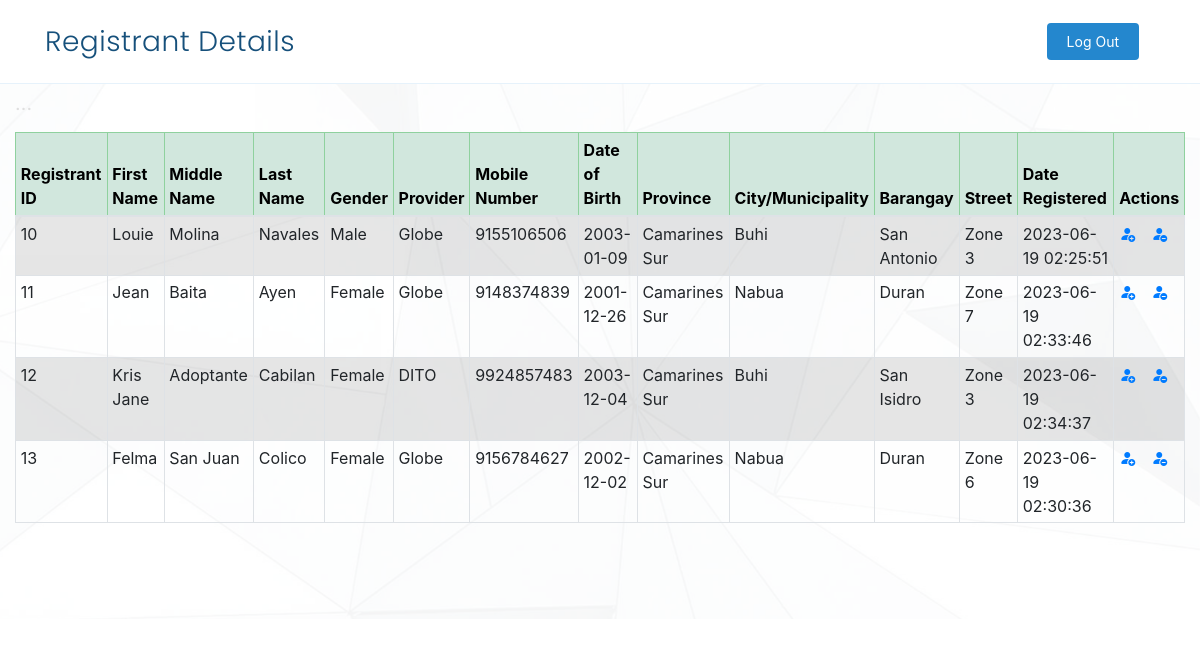
Page /admin.php (signed in) on the earlier database version.
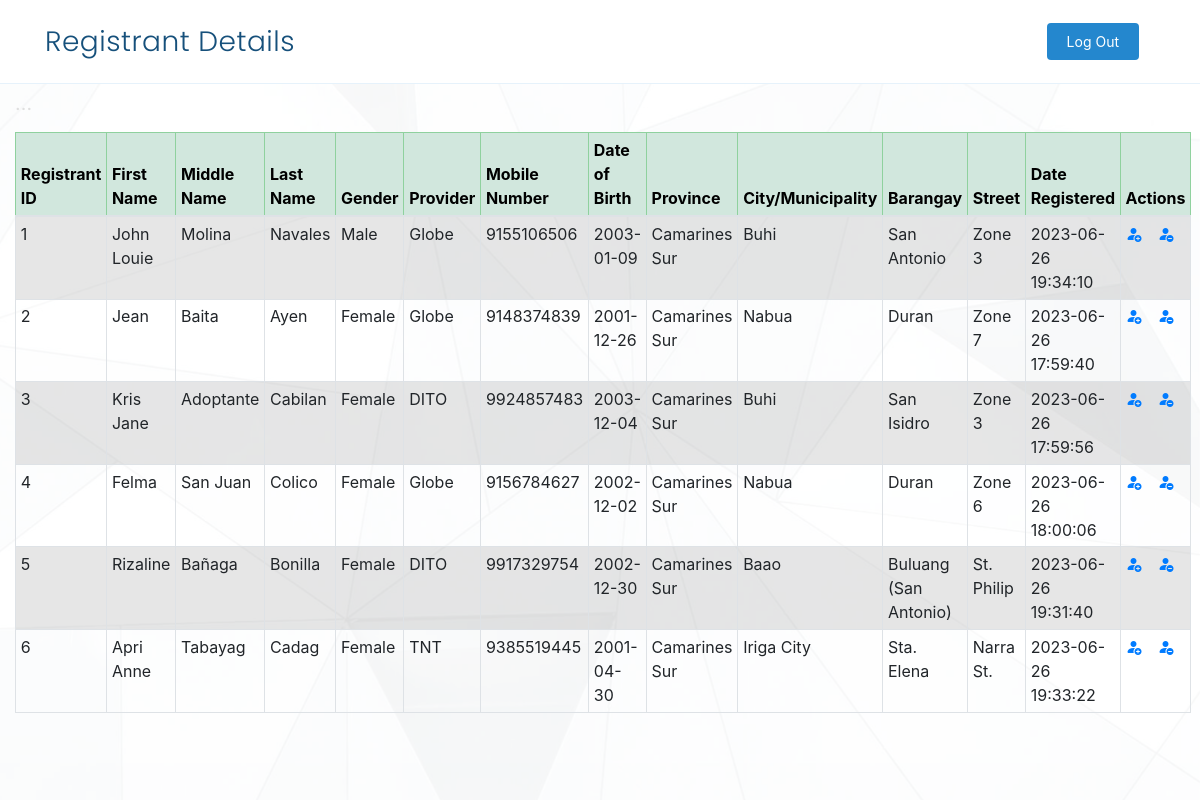
Same page on the later database version.
### tables this page shows
CREATE TABLE `registrants` (
  `id` int(11) NOT NULL,
  `firstname` varchar(50) NOT NULL,
  `middlename` varchar(50) NOT NULL,
  `surname` varchar(50) NOT NULL,
  `gender` varchar(10) NOT NULL,
  `provider` varchar(10) NOT NULL,
  `mobile_number` bigint(20) NOT NULL,
  `date_of_birth` text NOT NULL,
  `province` varchar(50) NOT NULL,
  `city` varchar(50) NOT NULL,
  `barangay` varchar(50) NOT NULL,
  `street` text NOT NULL,
  `date_registered` timestamp NOT NULL DEFAULT current_timestamp() ON UPDATE current_timestamp()
);

### admin.php (the view, shortened to what this page needs)
<!DOCTYPE html>
<html lang="en">
<head>
  <link href="assets/vendor/aos/aos.css" rel="stylesheet">
  <link href="assets/vendor/bootstrap/css/bootstrap.min.css" rel="stylesheet">
  <link href="assets/vendor/bootstrap-icons/bootstrap-icons.css" rel="stylesheet">
  <link href="assets/vendor/boxicons/css/boxicons.min.css" rel="stylesheet">
  <link href="assets/vendor/glightbox/css/glightbox.min.css" rel="stylesheet">
  <link href="assets/vendor/remixicon/remixicon.css" rel="stylesheet">
  <link href="assets/vendor/swiper/swiper-bundle.min.css" rel="stylesheet">
  <link href="assets/css/style.css" rel="stylesheet">
  <link rel="stylesheet" href="https://stackpath.bootstrapcdn.com/bootstrap/4.5.2/css/bootstrap.min.css">
  <link rel="stylesheet" href="https://stackpath.bootstrapcdn.com/bootstrap/4.5.2/css/bootstrap.min.css">
  <link rel="stylesheet" href="https://maxcdn.bootstrapcdn.com/font-awesome/4.7.0/css/font-awesome.min.css">
</head>
<body>
<header id="header" class="fixed-top">
    <div class="container d-flex align-items-center justify-content-between">
      <h1 class="logo"><a>Registrant Details</a></h1>
      <nav id="navbar" class="navbar">
        <ul>
          <li><a class="getstarted scrollto" data-bs-toggle="modal" data-bs-target="#myModal" href="">Log Out</a></li>
        </ul>
      </nav>
    </div>
  </header>
  <section id="hero">
        <div class="container-fluid">
            <div class="mb-3 clearfix">
                <h2 class="pull-left">...</h2>
            </div>
            <div class="row">
                <div class="col-md-12">
                    <?php
                    require_once "config.php";
                    $sql = "SELECT * FROM registrants";
                    if($result = mysqli_query($link, $sql)){
                        if(mysqli_num_rows($result) > 0){
                            echo '<table class="table table-bordered table-striped table-hover table-sm table-responsive{-sm|-md|-lg|-xl|-xxl}" data-aos="fade-down" data-aos-delay="100">';
                                echo '<thead class="table-success ">';
                                    echo "<tr>";
                                        echo "<th>Registrant ID</th>";
                                        echo "<th>First Name</th>";
                                        echo "<th>Middle Name</th>";
                                        echo "<th>Last Name</th>";
                                        echo "<th>Gender</th>";
                                        echo "<th>Provider</th>";
                                        echo "<th>Mobile Number</th>";
                                        echo "<th>Date of Birth</th>";
                                        echo "<th>Province</th>";
                                        echo "<th>City/Municipality</th>";
                                        echo "<th>Barangay</th>";
                                        echo "<th>Street</th>";
                                        echo "<th>Date Registered</th>";
                                        echo "<th>Actions</th>";
                                    echo "</tr>";
                                echo "</thead>";
                                echo "<tbody>";
                                while($row = mysqli_fetch_array($result)){
                                    echo "<tr>";
                                        echo "<td>" . $row['id'] . "</td>";
                                        echo "<td>" . $row['firstname'] . "</td>";
                                        echo "<td>" . $row['middlename'] . "</td>";
                                        echo "<td>" . $row['surname'] . "</td>";
                                        echo "<td>" . $row['gender'] . "</td>";
                                        echo "<td>" . $row['provider'] . "</td>";
                                        echo "<td>" . $row['mobile_number'] . "</td>";
                                        echo "<td>" . $row['date_of_birth'] . "</td>";
                                        echo "<td>" . $row['province'] . "</td>";
                                        echo "<td>" . $row['city'] . "</td>";
                                        echo "<td>" . $row['barangay'] . "</td>";
                                        echo "<td>" . $row['street'] . "</td>";
                                        echo "<td>" . $row['date_registered'] . "</td>";
                                        echo "<td>";
                                            echo '<a href="update.php?id='. $row['id'] .'" class="mr-3" title="Update Registrant" data-toggle="tooltip"><span class="bi bi-person-fill-add"></span></a>';
                                            echo '<a href="delete.php?id='. $row['id'] .'" title="Delete Registrant" data-toggle="tooltip"><span class="bi bi-person-fill-dash"></span></a>';
                                        echo "</td>";
                                    echo "</tr>";
                                }
                                echo "</tbody>";
                            echo "</table>";
                        } else{
                            echo '<div class="alert alert-danger"><em>No records were found.</em></div>';
                        }
                    } else{
                        echo "Oops! Something went wrong. Please try again later.";
                    }
                    ?>
                </div>
            </div>
        </div>
    </section>
</body>
</html>

### assets/css/style.css (style rules this page uses)
body { font-family: "Open Sans", sans-serif; color: #444444; }
a { color: #2487ce; text-decoration: none; }
h1, h2, h3, h4, h5, h6 { font-family: "Raleway", sans-serif; }
#header { transition: all 0.5s; background: #fff; z-index: 997; padding: 15px 0; border-bottom: 1px solid #e6f2fb; }
#header .logo { font-size: 28px; margin: 0; padding: 0; line-height: 1; font-weight: 300; letter-spacing: 0.5px; font-family: "Poppins", sans-serif; }
#header .logo a { color: #16507b; }
.navbar { padding: 0; }
.navbar ul { margin: 0; padding: 0; display: flex; list-style: none; align-items: center; }
.navbar li { position: relative; }
.navbar a, .navbar a:focus { display: flex; align-items: center; justify-content: space-between; padding: 10px 0 10px 30px; font-size: 14px; color: #16507b; white-space: nowrap; transition: 0.3s; }
.navbar .getstarted, .navbar .getstarted:focus { background: #2487ce; padding: 8px 20px; margin-left: 30px; border-radius: 4px; color: #fff; }
#hero { width: 100%; height: 100vh; position: relative; background: url("../img/hero-bg.jpg") top center; background-size: cover; position: relative; }
#hero:before { content: ""; background: rgba(255, 255, 255, 0.8); position: absolute; bottom: 0; top: 0; left: 0; right: 0; }
#hero h2 { color: #5e5e5e; margin: 10px 0 0 0; font-size: 22px; }
@media (min-width: 1024px) { #hero { background-attachment: fixed; } }
section { padding: 80px 0; overflow: hidden; }
@media (max-height: 800px) { #hero { height: auto; } }

Differences in the rows shown:
removed registrants: id "10", firstname "Louie", middlename "Molina", surname "Navales", gender "Male", provider "Globe", mobile_number "9155106506", date_of_birth "2003-01-09", province "Camarines Sur", city "Buhi", barangay "San Antonio", street "Zone 3", date_registered "2023-06-19 02:25:51"
removed registrants: id "11", firstname "Jean", middlename "Baita", surname "Ayen", gender "Female", provider "Globe", mobile_number "9148374839", date_of_birth "2001-12-26", province "Camarines Sur", city "Nabua", barangay "Duran", street "Zone 7", date_registered "2023-06-19 02:33:46"
removed registrants: id "12", firstname "Kris Jane", middlename "Adoptante", surname "Cabilan", gender "Female", provider "DITO", mobile_number "9924857483", date_of_birth "2003-12-04", province "Camarines Sur", city "Buhi", barangay "San Isidro", street "Zone 3", date_registered "2023-06-19 02:34:37"
removed registrants: id "13", firstname "Felma", middlename "San Juan", surname "Colico", gender "Female", provider "Globe", mobile_number "9156784627", date_of_birth "2002-12-02", province "Camarines Sur", city "Nabua", barangay "Duran", street "Zone 6", date_registered "2023-06-19 02:30:36"
added registrants: id "1", firstname "John Louie", middlename "Molina", surname "Navales", gender "Male", provider "Globe", mobile_number "9155106506", date_of_birth "2003-01-09", province "Camarines Sur", city "Buhi", barangay "San Antonio", street "Zone 3", date_registered "2023-06-26 19:34:10"
added registrants: id "2", firstname "Jean", middlename "Baita", surname "Ayen", gender "Female", provider "Globe", mobile_number "9148374839", date_of_birth "2001-12-26", province "Camarines Sur", city "Nabua", barangay "Duran", street "Zone 7", date_registered "2023-06-26 17:59:40"
added registrants: id "3", firstname "Kris Jane", middlename "Adoptante", surname "Cabilan", gender "Female", provider "DITO", mobile_number "9924857483", date_of_birth "2003-12-04", province "Camarines Sur", city "Buhi", barangay "San Isidro", street "Zone 3", date_registered "2023-06-26 17:59:56"
added registrants: id "4", firstname "Felma", middlename "San Juan", surname "Colico", gender "Female", provider "Globe", mobile_number "9156784627", date_of_birth "2002-12-02", province "Camarines Sur", city "Nabua", barangay "Duran", street "Zone 6", date_registered "2023-06-26 18:00:06"
added registrants: id "5", firstname "Rizaline", middlename "Bañaga", surname "Bonilla", gender "Female", provider "DITO", mobile_number "9917329754", date_of_birth "2002-12-30", province "Camarines Sur", city "Baao", barangay "Buluang (San Antonio)", street "St. Philip", date_registered "2023-06-26 19:31:40"
added registrants: id "6", firstname "Apri Anne", middlename "Tabayag", surname "Cadag", gender "Female", provider "TNT", mobile_number "9385519445", date_of_birth "2001-04-30", province "Camarines Sur", city "Iriga City", barangay "Sta. Elena", street "Narra St.", date_registered "2023-06-26 19:33:22"
